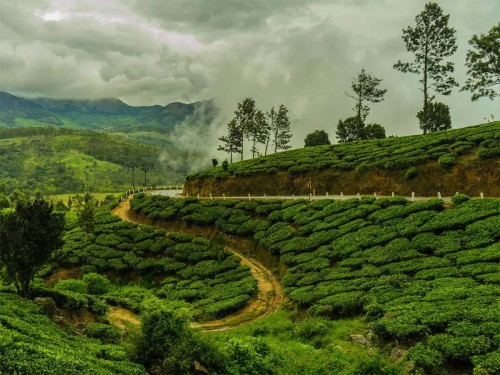
#> input picture Temi-Tea Namchi.png, 500 x 375 px
$ jupyter execute 6.cv_cropping.ipynb
#> lines starting #> are read from the running program, lines starting #| are printed output that depends on the picture
[cell 1]
import cv2

[cell 2]
##load and read image
img=cv2.imread("Temi-Tea Namchi.png")
#> img is the input picture: shape (375, 500, 3); mean B, G, R 62, 105.7, 91.5

if img is not None:
    cropped_img = img[100:200, 50:130]
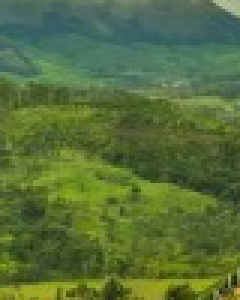
#> cropped_img: shape (100, 80, 3) (shown 3 times larger); mean B, G, R 58.2, 110.5, 86.4

    ##display cropped and original image
    cv2.imshow("original image", img)
    cv2.imshow("cropped image", cropped_img)
    cv2.waitKey(0)
    cv2.destroyAllWindows()
